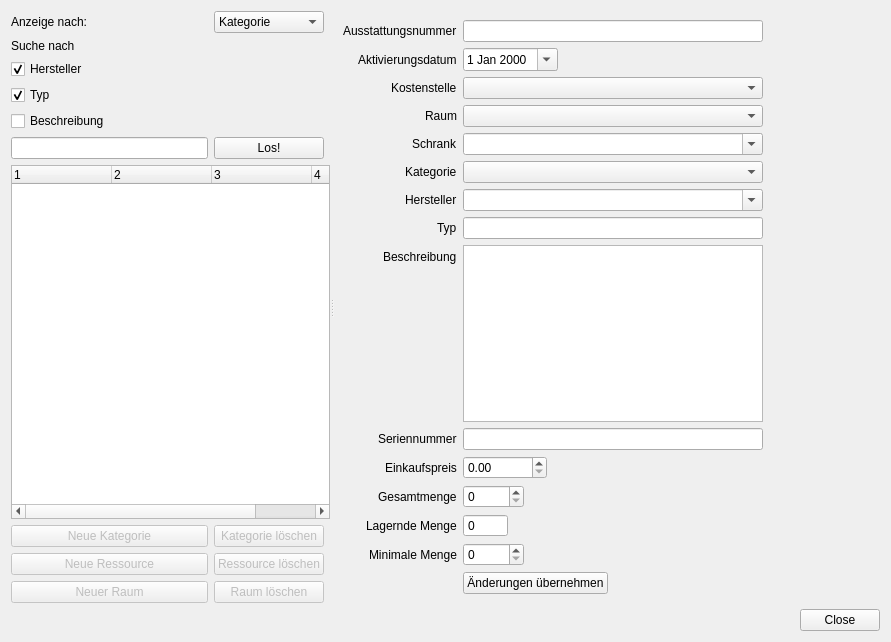
<?xml version="1.0" encoding="UTF-8"?>
<ui version="4.0">
 <class>RscManagement</class>
 <widget class="QDialog" name="RscManagement">
  <property name="geometry">
   <rect>
    <x>0</x>
    <y>0</y>
    <width>891</width>
    <height>642</height>
   </rect>
  </property>
  <property name="windowTitle">
   <string>Ressourcenmanagement</string>
  </property>
  <layout class="QVBoxLayout" name="verticalLayout">
   <item>
    <widget class="QSplitter" name="splitter">
     <property name="orientation">
      <enum>Qt::Horizontal</enum>
     </property>
     <widget class="QWidget" name="widget" native="true">
      <layout class="QGridLayout" name="gridLayout">
       <item row="8" column="1">
        <widget class="QPushButton" name="buttonAddCat">
         <property name="enabled">
          <bool>false</bool>
         </property>
         <property name="text">
          <string>Neue Kategorie</string>
         </property>
        </widget>
       </item>
       <item row="10" column="1">
        <widget class="QPushButton" name="buttonAddResource">
         <property name="enabled">
          <bool>false</bool>
         </property>
         <property name="text">
          <string>Neue Ressource</string>
         </property>
        </widget>
       </item>
       <item row="8" column="2">
        <widget class="QPushButton" name="buttonDelCat">
         <property name="enabled">
          <bool>false</bool>
         </property>
         <property name="text">
          <string>Kategorie löschen</string>
         </property>
        </widget>
       </item>
       <item row="6" column="2">
        <widget class="QPushButton" name="pushButton">
         <property name="text">
          <string>Los!</string>
         </property>
        </widget>
       </item>
       <item row="6" column="1">
        <widget class="QLineEdit" name="lineEditSearch"/>
       </item>
       <item row="0" column="1">
        <widget class="QLabel" name="label_3">
         <property name="text">
          <string>Anzeige nach:</string>
         </property>
        </widget>
       </item>
       <item row="2" column="1">
        <widget class="QLabel" name="label_4">
         <property name="text">
          <string>Suche nach</string>
         </property>
        </widget>
       </item>
       <item row="7" column="1" colspan="3">
        <widget class="ResourceTree" name="treeWidget">
         <property name="editTriggers">
          <set>QAbstractItemView::NoEditTriggers</set>
         </property>
         <property name="dragDropMode">
          <enum>QAbstractItemView::InternalMove</enum>
         </property>
         <property name="selectionMode">
          <enum>QAbstractItemView::ExtendedSelection</enum>
         </property>
         <property name="columnCount">
          <number>4</number>
         </property>
         <column>
          <property name="text">
           <string notr="true">1</string>
          </property>
         </column>
         <column>
          <property name="text">
           <string notr="true">2</string>
          </property>
         </column>
         <column>
          <property name="text">
           <string notr="true">3</string>
          </property>
         </column>
         <column>
          <property name="text">
           <string notr="true">4</string>
          </property>
         </column>
        </widget>
       </item>
       <item row="5" column="1">
        <widget class="QCheckBox" name="description">
         <property name="text">
          <string>Beschreibung</string>
         </property>
        </widget>
       </item>
       <item row="4" column="1">
        <widget class="QCheckBox" name="type">
         <property name="text">
          <string>Typ</string>
         </property>
         <property name="checked">
          <bool>true</bool>
         </property>
        </widget>
       </item>
       <item row="0" column="2">
        <widget class="QComboBox" name="comboBoxSetFilter">
         <item>
          <property name="text">
           <string>Kategorie</string>
          </property>
         </item>
         <item>
          <property name="text">
           <string>Raum</string>
          </property>
         </item>
        </widget>
       </item>
       <item row="10" column="2">
        <widget class="QPushButton" name="buttonDelResource">
         <property name="enabled">
          <bool>false</bool>
         </property>
         <property name="text">
          <string>Ressource löschen</string>
         </property>
        </widget>
       </item>
       <item row="11" column="2">
        <widget class="QPushButton" name="buttonDelRoom">
         <property name="enabled">
          <bool>false</bool>
         </property>
         <property name="text">
          <string>Raum löschen</string>
         </property>
        </widget>
       </item>
       <item row="11" column="1">
        <widget class="QPushButton" name="buttonAddRoom">
         <property name="enabled">
          <bool>false</bool>
         </property>
         <property name="text">
          <string>Neuer Raum</string>
         </property>
        </widget>
       </item>
       <item row="3" column="1">
        <widget class="QCheckBox" name="make">
         <property name="text">
          <string>Hersteller</string>
         </property>
         <property name="checked">
          <bool>true</bool>
         </property>
        </widget>
       </item>
      </layout>
     </widget>
     <widget class="QStackedWidget" name="stackedWidget">
      <property name="currentIndex">
       <number>0</number>
      </property>
      <widget class="QWidget" name="page">
       <layout class="QFormLayout" name="formLayout">
        <property name="fieldGrowthPolicy">
         <enum>QFormLayout::FieldsStayAtSizeHint</enum>
        </property>
        <property name="labelAlignment">
         <set>Qt::AlignRight|Qt::AlignTrailing|Qt::AlignVCenter</set>
        </property>
        <item row="0" column="0">
         <widget class="QLabel" name="labelEquipmentnumber">
          <property name="text">
           <string>Ausstattungsnummer</string>
          </property>
         </widget>
        </item>
        <item row="0" column="1">
         <widget class="QLineEdit" name="lineEditEquipmentnumber">
          <property name="minimumSize">
           <size>
            <width>300</width>
            <height>0</height>
           </size>
          </property>
         </widget>
        </item>
        <item row="2" column="0">
         <widget class="QLabel" name="labelActivationDate">
          <property name="text">
           <string>Aktivierungsdatum</string>
          </property>
         </widget>
        </item>
        <item row="2" column="1">
         <widget class="QDateEdit" name="dateEditActiveDate">
          <property name="calendarPopup">
           <bool>true</bool>
          </property>
         </widget>
        </item>
        <item row="4" column="0">
         <widget class="QLabel" name="labelCostLocation">
          <property name="text">
           <string>Kostenstelle</string>
          </property>
         </widget>
        </item>
        <item row="6" column="0">
         <widget class="QLabel" name="labelRoom">
          <property name="text">
           <string>Raum</string>
          </property>
         </widget>
        </item>
        <item row="6" column="1">
         <widget class="QComboBox" name="comboBoxRoom">
          <property name="sizePolicy">
           <sizepolicy hsizetype="Expanding" vsizetype="Fixed">
            <horstretch>0</horstretch>
            <verstretch>0</verstretch>
           </sizepolicy>
          </property>
          <property name="minimumSize">
           <size>
            <width>300</width>
            <height>0</height>
           </size>
          </property>
         </widget>
        </item>
        <item row="9" column="0">
         <widget class="QLabel" name="labelCategory">
          <property name="text">
           <string>Kategorie</string>
          </property>
         </widget>
        </item>
        <item row="9" column="1">
         <widget class="QComboBox" name="comboBoxCategory">
          <property name="sizePolicy">
           <sizepolicy hsizetype="Expanding" vsizetype="Expanding">
            <horstretch>0</horstretch>
            <verstretch>0</verstretch>
           </sizepolicy>
          </property>
          <property name="minimumSize">
           <size>
            <width>300</width>
            <height>0</height>
           </size>
          </property>
          <property name="editable">
           <bool>false</bool>
          </property>
         </widget>
        </item>
        <item row="29" column="0">
         <widget class="QLabel" name="labelMinQty">
          <property name="text">
           <string>Minimale Menge</string>
          </property>
         </widget>
        </item>
        <item row="30" column="1">
         <widget class="QPushButton" name="buttonSubmitResourceChanges">
          <property name="text">
           <string>Änderungen übernehmen</string>
          </property>
         </widget>
        </item>
        <item row="29" column="1">
         <widget class="QSpinBox" name="spinBoxMinQty">
          <property name="maximum">
           <number>10000</number>
          </property>
         </widget>
        </item>
        <item row="8" column="0">
         <widget class="QLabel" name="labelLocker">
          <property name="text">
           <string>Schrank</string>
          </property>
         </widget>
        </item>
        <item row="8" column="1">
         <widget class="QComboBox" name="comboBoxLocker">
          <property name="minimumSize">
           <size>
            <width>300</width>
            <height>0</height>
           </size>
          </property>
          <property name="editable">
           <bool>true</bool>
          </property>
         </widget>
        </item>
        <item row="11" column="0">
         <widget class="QLabel" name="labelType1">
          <property name="text">
           <string>Hersteller</string>
          </property>
         </widget>
        </item>
        <item row="11" column="1">
         <widget class="QComboBox" name="comboBoxMake">
          <property name="sizePolicy">
           <sizepolicy hsizetype="Expanding" vsizetype="Fixed">
            <horstretch>0</horstretch>
            <verstretch>0</verstretch>
           </sizepolicy>
          </property>
          <property name="minimumSize">
           <size>
            <width>300</width>
            <height>0</height>
           </size>
          </property>
          <property name="editable">
           <bool>true</bool>
          </property>
         </widget>
        </item>
        <item row="14" column="0">
         <widget class="QLabel" name="labelType2">
          <property name="text">
           <string>Typ</string>
          </property>
         </widget>
        </item>
        <item row="14" column="1">
         <widget class="QLineEdit" name="lineEditType">
          <property name="minimumSize">
           <size>
            <width>300</width>
            <height>0</height>
           </size>
          </property>
         </widget>
        </item>
        <item row="15" column="0">
         <widget class="QLabel" name="labelDescription">
          <property name="text">
           <string>Beschreibung</string>
          </property>
         </widget>
        </item>
        <item row="15" column="1">
         <widget class="QTextEdit" name="textEditDescription">
          <property name="minimumSize">
           <size>
            <width>300</width>
            <height>0</height>
           </size>
          </property>
         </widget>
        </item>
        <item row="18" column="1">
         <widget class="QLineEdit" name="lineEditSerialnumber">
          <property name="minimumSize">
           <size>
            <width>300</width>
            <height>0</height>
           </size>
          </property>
         </widget>
        </item>
        <item row="18" column="0">
         <widget class="QLabel" name="labelSerialnumber">
          <property name="text">
           <string>Seriennummer</string>
          </property>
         </widget>
        </item>
        <item row="22" column="1">
         <widget class="QDoubleSpinBox" name="doubleSpinBoxPurchasePrice">
          <property name="maximum">
           <double>250000.000000000000000</double>
          </property>
         </widget>
        </item>
        <item row="22" column="0">
         <widget class="QLabel" name="labelPurchasePrice">
          <property name="text">
           <string>Einkaufspreis</string>
          </property>
         </widget>
        </item>
        <item row="25" column="1">
         <widget class="QSpinBox" name="spinBoxTotalQty">
          <property name="maximum">
           <number>10000</number>
          </property>
         </widget>
        </item>
        <item row="25" column="0">
         <widget class="QLabel" name="labelTotalQty">
          <property name="text">
           <string>Gesamtmenge</string>
          </property>
         </widget>
        </item>
        <item row="27" column="1">
         <widget class="QSpinBox" name="spinBoxQtyInStock">
          <property name="readOnly">
           <bool>true</bool>
          </property>
          <property name="buttonSymbols">
           <enum>QAbstractSpinBox::NoButtons</enum>
          </property>
          <property name="maximum">
           <number>10000</number>
          </property>
         </widget>
        </item>
        <item row="27" column="0">
         <widget class="QLabel" name="labelQtyInStock">
          <property name="text">
           <string>Lagernde Menge</string>
          </property>
         </widget>
        </item>
        <item row="4" column="1">
         <widget class="QComboBox" name="comboBoxCostLoc">
          <property name="minimumSize">
           <size>
            <width>300</width>
            <height>0</height>
           </size>
          </property>
         </widget>
        </item>
       </layout>
      </widget>
      <widget class="QWidget" name="page_2">
       <layout class="QFormLayout" name="formLayout_2">
        <item row="0" column="0" colspan="2">
         <widget class="QLabel" name="labelCatSelected">
          <property name="text">
           <string>Kategorie ausgewählt</string>
          </property>
         </widget>
        </item>
        <item row="2" column="0">
         <widget class="QLineEdit" name="lineEditCatName"/>
        </item>
        <item row="1" column="0">
         <widget class="QLabel" name="labelCatName">
          <property name="text">
           <string>Name:</string>
          </property>
         </widget>
        </item>
        <item row="2" column="1">
         <widget class="QPushButton" name="buttonSubmitChangesCat">
          <property name="text">
           <string>Änderungen übernehmen</string>
          </property>
         </widget>
        </item>
       </layout>
      </widget>
      <widget class="QWidget" name="page_3">
       <widget class="QLabel" name="labelRoomSelected">
        <property name="geometry">
         <rect>
          <x>10</x>
          <y>10</y>
          <width>101</width>
          <height>16</height>
         </rect>
        </property>
        <property name="text">
         <string>Raum ausgewählt</string>
        </property>
       </widget>
       <widget class="QLabel" name="labelRoomName">
        <property name="geometry">
         <rect>
          <x>10</x>
          <y>40</y>
          <width>101</width>
          <height>21</height>
         </rect>
        </property>
        <property name="text">
         <string>Raumname:</string>
        </property>
       </widget>
       <widget class="QLineEdit" name="lineEditRoomName">
        <property name="geometry">
         <rect>
          <x>110</x>
          <y>40</y>
          <width>221</width>
          <height>21</height>
         </rect>
        </property>
       </widget>
       <widget class="QPushButton" name="buttonSubmitChangesRoom">
        <property name="geometry">
         <rect>
          <x>150</x>
          <y>80</y>
          <width>231</width>
          <height>31</height>
         </rect>
        </property>
        <property name="text">
         <string>Änderungen übernehmen</string>
        </property>
       </widget>
      </widget>
      <widget class="QWidget" name="page_4"/>
     </widget>
    </widget>
   </item>
   <item>
    <widget class="QDialogButtonBox" name="buttonBox">
     <property name="standardButtons">
      <set>QDialogButtonBox::Close</set>
     </property>
    </widget>
   </item>
  </layout>
 </widget>
 <customwidgets>
  <customwidget>
   <class>ResourceTree</class>
   <extends>QTreeWidget</extends>
   <header>resourcetree.h</header>
   <slots>
    <slot>updateTree()</slot>
   </slots>
  </customwidget>
 </customwidgets>
 <resources/>
 <connections>
  <connection>
   <sender>buttonBox</sender>
   <signal>rejected()</signal>
   <receiver>RscManagement</receiver>
   <slot>reject()</slot>
   <hints>
    <hint type="sourcelabel">
     <x>934</x>
     <y>735</y>
    </hint>
    <hint type="destinationlabel">
     <x>976</x>
     <y>611</y>
    </hint>
   </hints>
  </connection>
 </connections>
</ui>
